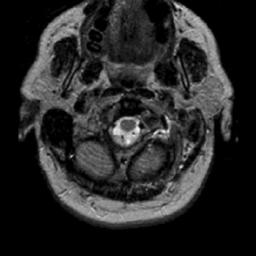
#> input picture Ass2/T22.jpg, 256 x 256 px; its folder holds only this picture in this run
$ python assignment2_main.py
#> lines starting #> are read from the running program, lines starting #| are printed output that depends on the picture; after the words box and inside, x2 and y2 are one past the last pixel; in counts of white or black regions, pixels touching at a corner belong together
# [972 lines of commented-out code are left out]
import cv2
import numpy as np
import os
import csv
from skimage.metrics import structural_similarity as ssim
from skimage.metrics import peak_signal_noise_ratio as psnr

# Function to load all images from the current folder
def load_images_from_folder(folder):
#> called with folder = './Ass2'
    images = []
    for filename in os.listdir(folder):
        if filename.endswith(".jpg"):  # Only process .jpg files
            img = cv2.imread(os.path.join(folder, filename), cv2.IMREAD_GRAYSCALE)
#> img is the input picture: shape (256, 256); min 0, max 249, mean 39.3
            if img is not None:
                images.append((filename, img))
                print(f"Loaded image: {filename}")  # Debug: Print the image loaded
            else:
                print(f"Failed to load image: {filename}")  # Debug: Failed loading
    return images

# Function to create necessary output folders with better naming
def create_output_folders():
    base_folder = 'output'
    methods = ['otsu', 'kapur']
    optimizations = ['sa', 'vns']
    for method in methods:
        for opt in optimizations:
            for k in [2, 3, 4, 5]:  # Create separate folders for each k level
                folder_path = os.path.join(base_folder, f"{opt}_{method}_k{k}")
                if not os.path.exists(folder_path):
                    os.makedirs(folder_path)
                    print(f"Created folder: {folder_path}")  # Debug: Print folder creation

# Otsu’s Method Multilevel Thresholding
def otsu_multilevel_thresholding(image, levels):
    thresholds = []
    current_image = image.copy()

    for _ in range(levels - 1):
        thresh_value, _ = cv2.threshold(current_image, 0, 255, cv2.THRESH_BINARY + cv2.THRESH_OTSU)
        thresholds.append(thresh_value)
        current_image = np.where(current_image >= thresh_value, 0, current_image)

    segmented_image = np.zeros_like(image)
    for i, thresh in enumerate(sorted(thresholds)):
        segmented_image[np.where(image >= thresh)] = (i + 1) * (255 // levels)

    return segmented_image, thresholds

# Kapur’s Method Thresholding (maximizes entropy)
def kapur_threshold(image, levels):
    hist, bins = np.histogram(image.ravel(), bins=256, range=[0, 256])
    hist = hist.astype(np.float32) / hist.sum()

    def entropy(thresh):
        prob1 = hist[:thresh].sum()
        prob2 = hist[thresh:].sum()
        prob1 = prob1 if prob1 > 0 else 1
        prob2 = prob2 if prob2 > 0 else 1
        return -(np.log(prob1) * prob1 + np.log(prob2) * prob2)

    thresholds = []
    for _ in range(levels - 1):
        entropies = [entropy(thresh) for thresh in range(1, 255)]
        best_thresh = np.argmax(entropies)
        thresholds.append(best_thresh)
        image = np.where(image >= best_thresh, 0, image)

    segmented_image = np.zeros_like(image)
    for i, thresh in enumerate(sorted(thresholds)):
        segmented_image[np.where(image >= thresh)] = (i + 1) * (255 // levels)

    return segmented_image, thresholds

# Simulated Annealing for Thresholding Optimization
def simulated_annealing(image, objective_function, levels, initial_temperature=1000, cooling_rate=0.95):
    def perturb(thresholds):
        idx = np.random.randint(0, len(thresholds))
        thresholds[idx] += np.random.randint(-10, 10)
        thresholds = np.clip(thresholds, 0, 255)
        return thresholds

    current_thresholds = np.sort(np.random.randint(0, 255, size=(levels - 1)))
    current_cost = objective_function(image, current_thresholds)
    temperature = initial_temperature

    while temperature > 1:
        new_thresholds = perturb(current_thresholds.copy())
        new_cost = objective_function(image, new_thresholds)

        if new_cost < current_cost or np.random.random() < np.exp((current_cost - new_cost) / temperature):
            current_thresholds = new_thresholds
            current_cost = new_cost

        temperature *= cooling_rate

    return current_thresholds

# Variable Neighbourhood Search for Thresholding Optimization
def vns(image, objective_function, levels):
    current_thresholds = np.sort(np.random.randint(0, 255, size=(levels - 1)))
    best_cost = objective_function(image, current_thresholds)

    def local_search(thresholds):
        for i in range(len(thresholds)):
            for change in [-5, 5]:
                new_thresholds = thresholds.copy()
                new_thresholds[i] += change
                new_thresholds = np.clip(new_thresholds, 0, 255)
                new_cost = objective_function(image, new_thresholds)
                if new_cost < best_cost:
                    return new_thresholds, new_cost
        return thresholds, best_cost

    while True:
        new_thresholds, new_cost = local_search(current_thresholds)
        if new_cost < best_cost:
            current_thresholds = new_thresholds
            best_cost = new_cost
        else:
            break

    return current_thresholds

# Objective function (Otsu)
def otsu_objective(image, thresholds):
    thresholds = [0] + sorted(thresholds) + [255]
    total_var = 0
    for i in range(len(thresholds) - 1):
        mask = (image >= thresholds[i]) & (image < thresholds[i+1])
        region = image[mask]
        if len(region) > 0:
            total_var += np.var(region) * len(region)
    return total_var

# Objective function (Kapur)
def kapur_objective(image, thresholds):
    thresholds = [0] + sorted(thresholds) + [255]
    total_entropy = 0
    for i in range(len(thresholds) - 1):
        mask = (image >= thresholds[i]) & (image < thresholds[i+1])
        hist, _ = np.histogram(image[mask], bins=256, range=[0, 256])
        hist = hist.astype(np.float32) / hist.sum()
        entropy = -np.sum(hist * np.log(hist + 1e-10))
        total_entropy += entropy
    return -total_entropy

# Save segmented image
def save_image(filename, image):
    print(f"Saving image to: {filename}")  # Debug: Print saving path
    cv2.imwrite(filename, image)

# Logging function to print results to the terminal and write to a CSV file
def log_results(image_name, level, method, optimization, thresholds, obj_value, ssim_value, psnr_value, csv_writer):
    print(f"Image: {image_name} | Level: {level} | Method: {method} | Optimization: {optimization}")
    print(f"Thresholds: {thresholds}")
    print(f"Objective Function Value: {obj_value}")
    print(f"SSIM: {ssim_value} | PSNR: {psnr_value}\n")

    # Write to CSV
    csv_writer.writerow([image_name, level, method, optimization, thresholds, obj_value, ssim_value, psnr_value])

# Main code to load images and apply methods
def main():
    folder = './Ass2'  # This points to the current folder where your images are located
    images = load_images_from_folder(folder)
#> images = 1 item

    # Check if images are loaded
    if not images:
        print("No images found in the folder.")  # Debug: No images case
        return

    # Create output folders with better names
    create_output_folders()

    # Open CSV file for writing
    with open('results.csv', mode='w', newline='') as file:
        csv_writer = csv.writer(file)
        # Write header row in CSV
        csv_writer.writerow(['Image', 'Level', 'Method', 'Optimization', 'Thresholds', 'Objective Value', 'SSIM', 'PSNR'])

        for filename, image in images:
            # Get the filename without the extension
            name_without_extension = os.path.splitext(filename)[0]
            print(f"Processing image: {filename}")  # Debug: Print processing image

            for k in [2, 3, 4, 5]:
                print(f"Processing k={k}")  # Debug: Print current threshold level

                # Simulated Annealing + Otsu
                sa_thresholds = simulated_annealing(image, otsu_objective, k)
                segmented_sa_otsu = otsu_multilevel_thresholding(image, len(sa_thresholds) + 1)[0]
                ssim_sa_otsu = ssim(image, segmented_sa_otsu)
                psnr_sa_otsu = psnr(image, segmented_sa_otsu)
                save_image(f'output/sa_otsu_k{k}/{name_without_extension}_sa_otsu_k{k}.png', segmented_sa_otsu)
                log_results(name_without_extension, k, "Otsu", "SA", sa_thresholds, otsu_objective(image, sa_thresholds), ssim_sa_otsu, psnr_sa_otsu, csv_writer)

                # Simulated Annealing + Kapur
                sa_thresholds = simulated_annealing(image, kapur_objective, k)
                segmented_sa_kapur = kapur_threshold(image, len(sa_thresholds) + 1)[0]
                ssim_sa_kapur = ssim(image, segmented_sa_kapur)
                psnr_sa_kapur = psnr(image, segmented_sa_kapur)
                save_image(f'output/sa_kapur_k{k}/{name_without_extension}_sa_kapur_k{k}.png', segmented_sa_kapur)
                log_results(name_without_extension, k, "Kapur", "SA", sa_thresholds, kapur_objective(image, sa_thresholds), ssim_sa_kapur, psnr_sa_kapur, csv_writer)

                # Variable Neighbourhood Search + Otsu
                vns_thresholds = vns(image, otsu_objective, k)
                segmented_vns_otsu = otsu_multilevel_thresholding(image, len(vns_thresholds) + 1)[0]
                ssim_vns_otsu = ssim(image, segmented_vns_otsu)
                psnr_vns_otsu = psnr(image, segmented_vns_otsu)
                save_image(f'output/vns_otsu_k{k}/{name_without_extension}_vns_otsu_k{k}.png', segmented_vns_otsu)
                log_results(name_without_extension, k, "Otsu", "VNS", vns_thresholds, otsu_objective(image, vns_thresholds), ssim_vns_otsu, psnr_vns_otsu, csv_writer)

                # Variable Neighbourhood Search + Kapur
                vns_thresholds = vns(image, kapur_objective, k)
                segmented_vns_kapur = kapur_threshold(image, len(vns_thresholds) + 1)[0]
                ssim_vns_kapur = ssim(image, segmented_vns_kapur)
                psnr_vns_kapur = psnr(image, segmented_vns_kapur)
                save_image(f'output/vns_kapur_k{k}/{name_without_extension}_vns_kapur_k{k}.png', segmented_vns_kapur)
                log_results(name_without_extension, k, "Kapur", "VNS", vns_thresholds, kapur_objective(image, vns_thresholds), ssim_vns_kapur, psnr_vns_kapur, csv_writer)
#> this loop made 1 pass
#> filename on pass 1: 'T22.jpg'
#> (printed output is left out)
#> pass 1, in save_image, `cv2.imwrite(filename, image)`:
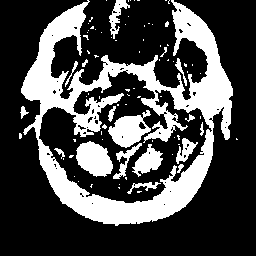
#> saved as T22_sa_otsu_k2.png: shape (256, 256); values 0 (black) and 127 (white), 29% white; 85 white regions (67 under 20 px), largest, box (x1, y1, x2, y2) and area: (21, 0, 233, 226) 14975, (76, 141, 113, 177) 933, (108, 110, 151, 148) 901
#> pass 1, in save_image (call 5), `cv2.imwrite(filename, image)`:
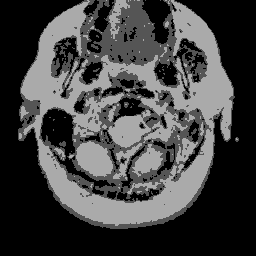
#> saved as T22_sa_otsu_k3.png: shape (256, 256); min 0, max 170, mean 66.2
#> pass 1, in save_image (call 9), `cv2.imwrite(filename, image)`:
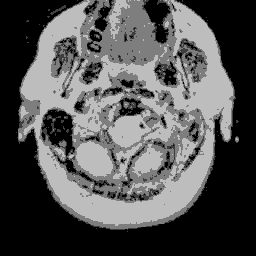
#> saved as T22_sa_otsu_k4.png: shape (256, 256); min 0, max 189, mean 84.1

if __name__ == "__main__":
    main()

$ run again, on Ass2/T62.jpg
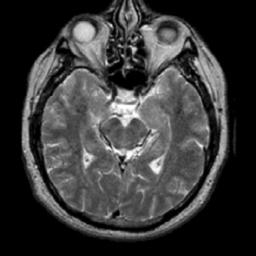
#> input picture Ass2/T62.jpg, 256 x 256 px
#> in load_images_from_folder, img is the input picture: shape (256, 256); min 0, max 255, mean 56.9
#> images = 1 item
#> the loop in main, `for filename, image in images:` made 1 pass
#> filename on pass 1: 'T62.jpg'
#> (printed output is left out)
#> pass 1, in save_image, `cv2.imwrite(filename, image)`:
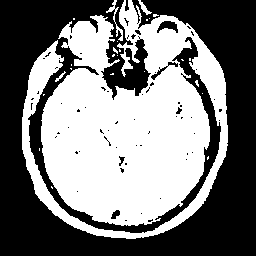
#> saved as T62_sa_otsu_k2.png: shape (256, 256); values 0 (black) and 127 (white), 47.8% white; 25 white regions (21 under 20 px), largest, box (x1, y1, x2, y2) and area: (22, 0, 228, 239) 30955, (106, 0, 123, 41) 138, (138, 0, 152, 15) 68, (55, 71, 66, 82) 33
#> pass 1, in save_image (call 9), `cv2.imwrite(filename, image)`:
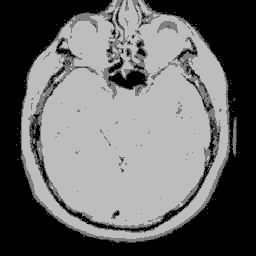
#> saved as T62_sa_otsu_k4.png: shape (256, 256); min 0, max 189, mean 103.7

$ run again, on Ass2/T32.jpg
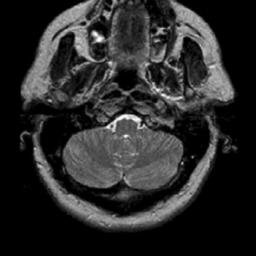
#> input picture Ass2/T32.jpg, 256 x 256 px
#> in load_images_from_folder, img is the input picture: shape (256, 256); min 0, max 255, mean 42.1
#> images = 1 item
#> the loop in main, `for filename, image in images:` made 1 pass
#> filename on pass 1: 'T32.jpg'
#> (printed output is left out)
#> pass 1, in save_image, `cv2.imwrite(filename, image)`:
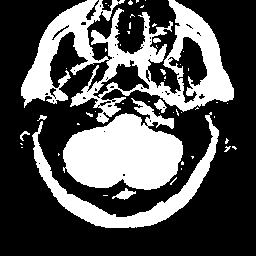
#> saved as T32_sa_otsu_k2.png: shape (256, 256); values 0 (black) and 127 (white), 32.6% white; 52 white regions (42 under 20 px), largest, box (x1, y1, x2, y2) and area: (21, 0, 234, 124) 10205, (63, 98, 183, 190) 7026, (32, 112, 219, 228) 3581
#> pass 1, in save_image (call 9), `cv2.imwrite(filename, image)`:
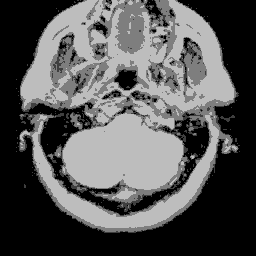
#> saved as T32_sa_otsu_k4.png: shape (256, 256); min 0, max 189, mean 85.5

$ run again, on Ass2/T42.jpg
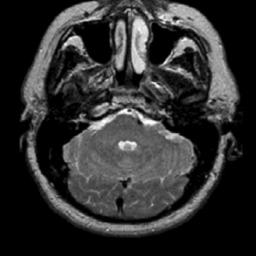
#> input picture Ass2/T42.jpg, 256 x 256 px
#> in load_images_from_folder, img is the input picture: shape (256, 256); min 0, max 255, mean 47.6
#> images = 1 item
#> the loop in main, `for filename, image in images:` made 1 pass
#> filename on pass 1: 'T42.jpg'
#> (printed output is left out)
#> pass 1, in save_image, `cv2.imwrite(filename, image)`:
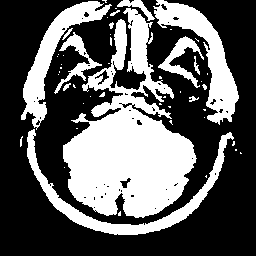
#> saved as T42_sa_otsu_k2.png: shape (256, 256); values 0 (black) and 127 (white), 37.2% white; 51 white regions (38 under 20 px), largest, box (x1, y1, x2, y2) and area: (63, 8, 197, 218) 13845, (153, 0, 239, 125) 3094, (27, 129, 234, 235) 2872
#> pass 1, in save_image (call 9), `cv2.imwrite(filename, image)`:
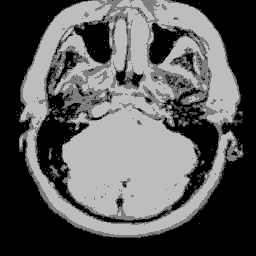
#> saved as T42_sa_otsu_k4.png: shape (256, 256); min 0, max 189, mean 90.2

$ run again, on Ass2/T52.jpg
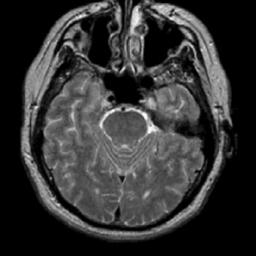
#> input picture Ass2/T52.jpg, 256 x 256 px
#> in load_images_from_folder, img is the input picture: shape (256, 256); min 0, max 255, mean 51.7
#> images = 1 item
#> the loop in main, `for filename, image in images:` made 1 pass
#> filename on pass 1: 'T52.jpg'
#> (printed output is left out)
#> pass 1, in save_image, `cv2.imwrite(filename, image)`:
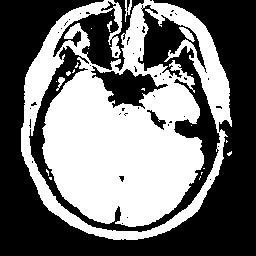
#> saved as T52_sa_otsu_k2.png: shape (256, 256); values 0 (black) and 127 (white), 45.4% white; 22 white regions (17 under 20 px), largest, box (x1, y1, x2, y2) and area: (21, 0, 232, 240) 29368, (179, 27, 195, 42) 104, (125, 0, 132, 22) 71, (56, 77, 65, 91) 52, (107, 21, 112, 32) 27
#> pass 1, in save_image (call 9), `cv2.imwrite(filename, image)`:
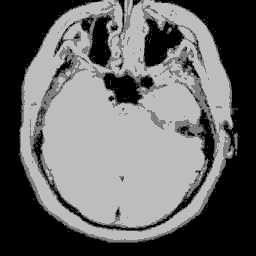
#> saved as T52_sa_otsu_k4.png: shape (256, 256); min 0, max 189, mean 100.9
